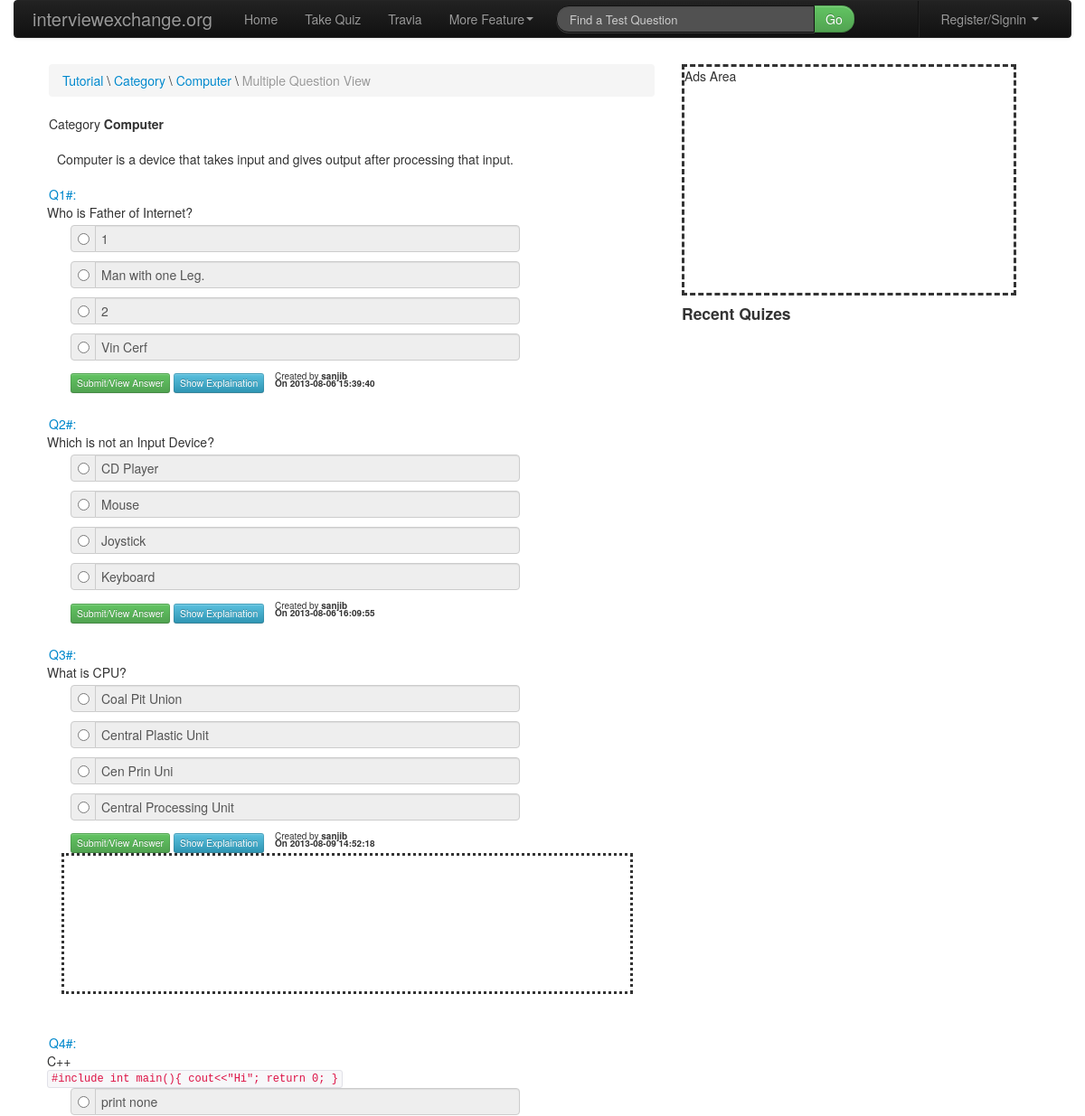
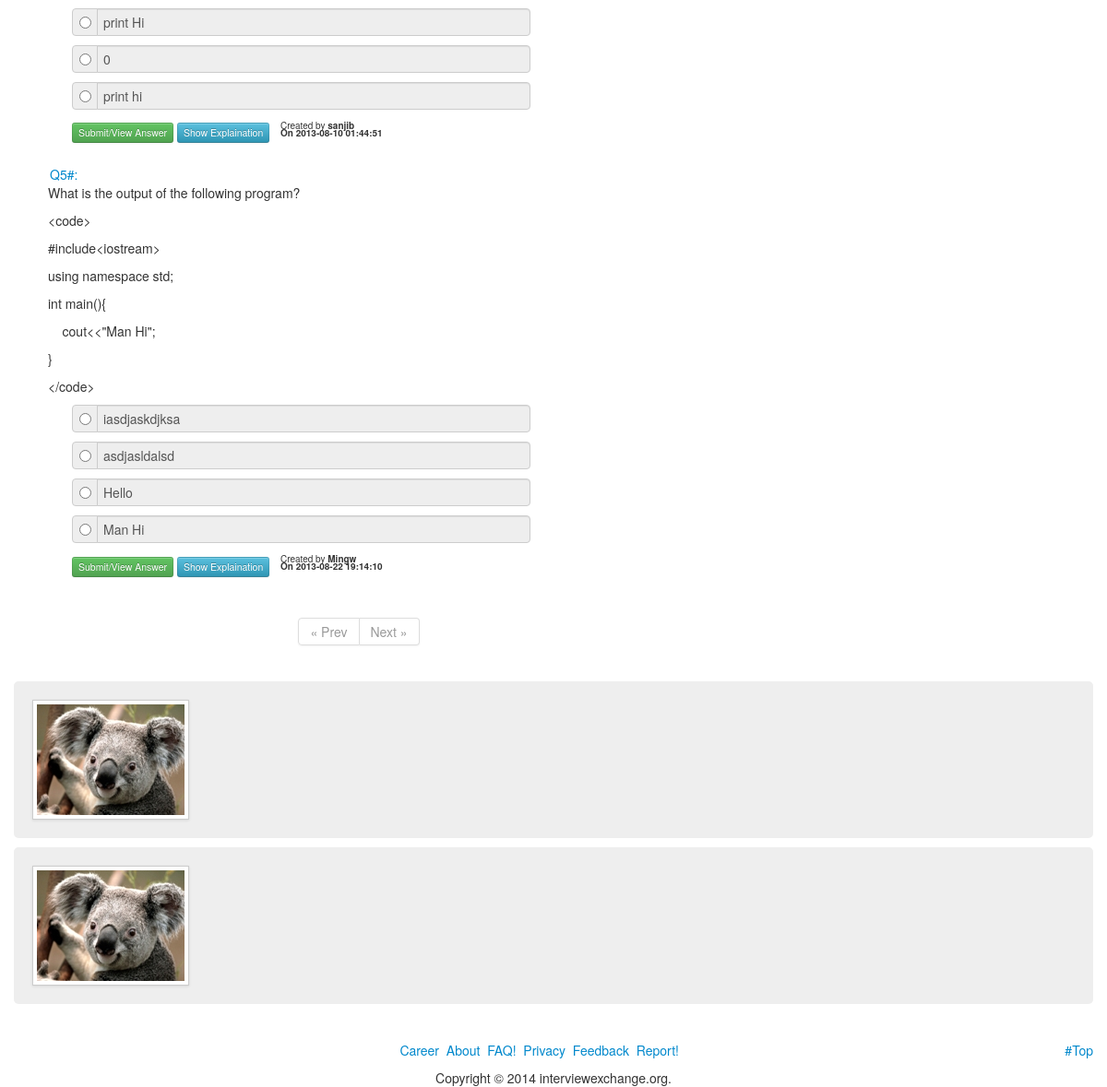
/catq.php, run on an earlier commit of the app's database (2 pictures, top to bottom).
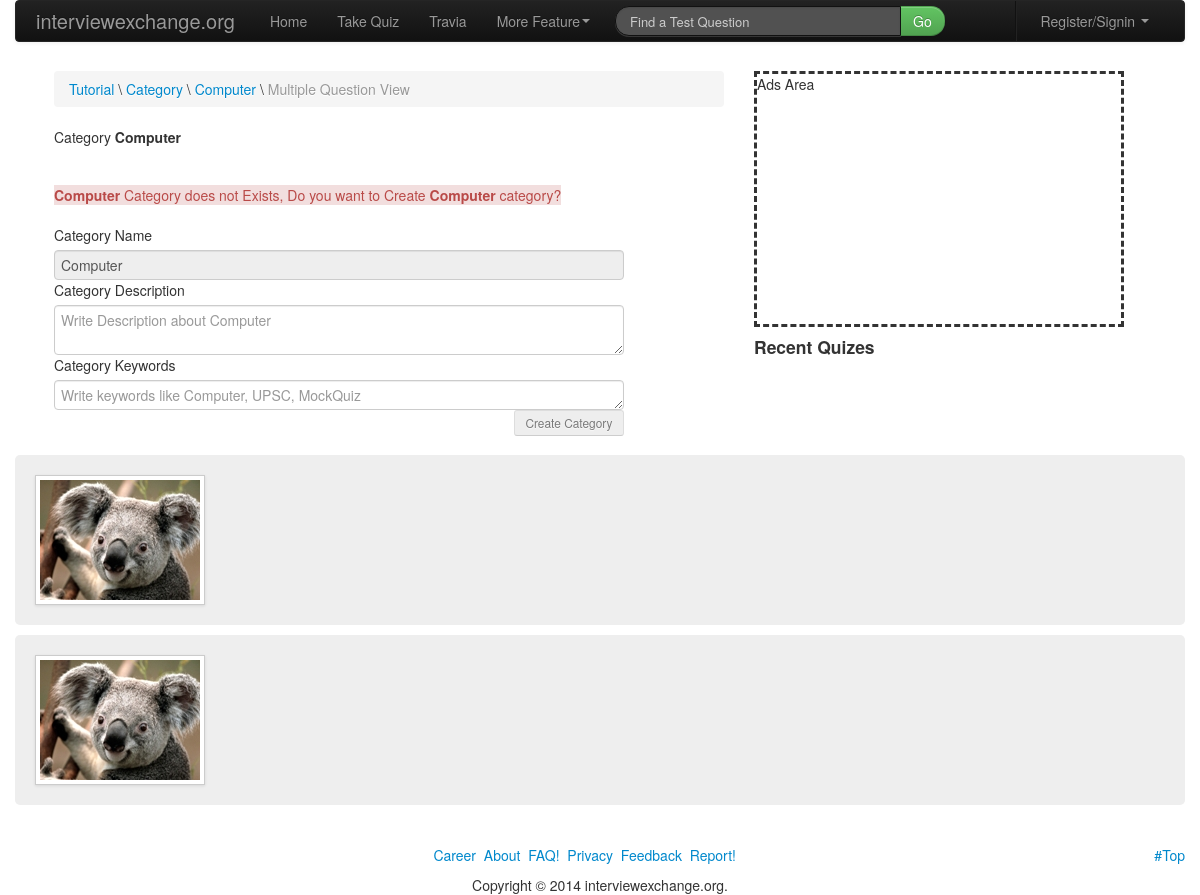
And on a later commit of the database.
### tables this page shows
CREATE TABLE IF NOT EXISTS `type_category` (
  `id` bigint(20) NOT NULL AUTO_INCREMENT,
  `name` varchar(100) DEFAULT NULL,
  `description` varchar(500) DEFAULT NULL,
  `keywords` varchar(500) DEFAULT NULL,
  `created_on` datetime DEFAULT NULL,
  `created_by_uid` bigint(20) NOT NULL,
  `is_verified` tinyint(1) DEFAULT '0',
  PRIMARY KEY (`id`),
  KEY `fk_type_category_User1_idx` (`created_by_uid`)
);

CREATE TABLE IF NOT EXISTS `question` (
  `id` bigint(20) NOT NULL AUTO_INCREMENT,
  `description` varchar(2000) DEFAULT NULL,
  `keywords` varchar(500) DEFAULT NULL,
  `explain` varchar(1000) DEFAULT NULL,
  `created_on` datetime DEFAULT NULL,
  `created_by_uid` bigint(20) NOT NULL,
  `type_category_id` bigint(20) NOT NULL,
  `is_verified` tinyint(1) DEFAULT '0',
  PRIMARY KEY (`id`),
  KEY `fk_question_User1_idx` (`created_by_uid`),
  KEY `fk_question_type_category1_idx` (`type_category_id`)
);

CREATE TABLE IF NOT EXISTS `question_choice` (
  `id` bigint(20) NOT NULL AUTO_INCREMENT,
  `qid` bigint(20) DEFAULT NULL,
  `is_right` tinyint(1) DEFAULT '0',
  `choice` varchar(500) DEFAULT NULL,
  `question_id` bigint(20) NOT NULL,
  PRIMARY KEY (`id`),
  KEY `fk_question_choice_question1_idx` (`question_id`)
);

CREATE TABLE IF NOT EXISTS `user` (
  `uid` bigint(20) NOT NULL AUTO_INCREMENT,
  `username` varchar(100) DEFAULT NULL,
  `name` varchar(250) DEFAULT NULL,
  `email` varchar(250) DEFAULT NULL,
  `hash` varchar(250) DEFAULT NULL,
  `photo` varchar(500) DEFAULT NULL,
  `date` datetime DEFAULT NULL,
  PRIMARY KEY (`uid`),
  UNIQUE KEY `email_UNIQUE` (`email`),
  UNIQUE KEY `username_UNIQUE` (`username`)
);

### inc/functions.php (called while the page is built, shortened)
<?php
class Functions{
		function selectQuery($str){
				$c=new DBCon();
				$con=$c->conN();
				$stmt=$con->prepare($str);
				$stmt->execute();
				$row=$stmt->fetch();
				return $row;
			}
			function selectQueries($str){
				$c=new DBCon();
				$con=$c->conN();
				$stmt=$con->prepare($str);
				$stmt->execute();
				$rows=$stmt->fetchAll();
				return $rows;
			}
			function isLoggedIn(){
					if(isset($_SESSION['user'])&&isset($_SESSION['hash'])){
							$str="SELECT * FROM user WHERE uid='".$_SESSION['user']."' AND hash='".$_SESSION['hash']."' LIMIT 1";
							try{
								$f=new Functions;
								$row=$f->selectQuery($str);
								if(empty($row)){
									@session_start();
									if(isset($_SESSION['user'])&&isset($_SESSION['hash'])){
										unset($_SESSION['user']);
										unset($_SESSION['hash']);
										}
										return !1;
									}
								else{
									return !0;
									}
								}catch(PDOException $e){
									}
						}
					else{
						return !1;
						}
				}
	}
?>

### catq.php (the view, shortened to what the changed rows need)
    <?php
		require_once('inc/functions.php');
		$f=new Functions();
		if($f->isLoggedIn()){
			$login=1;
			}
		else{
			$login=0;
			}
	?>
    <!DOCTYPE HTML PUBLIC "-//W3C//DTD HTML 4.01 Transitional//EN" "http://www.w3.org/TR/html4/loose.dtd">
    <html>
    <head>
    <link href="/quiz/assets/css/bootstrap.min.css" rel="stylesheet" media="screen">
    <link href="/quiz/assets/css/style.css" rel="stylesheet">
    </head>
    <body>
    <div class="container">
    		<?php
				if(isset($_GET['name'])){
						$name=$_GET['name'];
					}
				else{
					$name="Computer";
					}
				if(isset($_GET['start'])){
					$start=$_GET['start'];
					}
				else{
					$start=0;
					}
				if(isset($_GET['end'])){
					$end=$_GET['end'];
					}
				else{
					$end=10;
					}
			?>
        	 <div class="container-fluid well-small">
            	<div class="span7">
                <div>
                	<ul class="breadcrumb">
                    </ul>
                </div>
                <div>
                	<p>Category <strong><?php echo str_replace('_',' ',$name); ?></strong></p>
                    <p class="well-small brand">
                    <?php
                    	$selectCategory="SELECT * FROM type_category WHERE name='$name'";
						$rowCategory=$f->selectQuery($selectCategory);
						echo $rowCategory['description'];
						$cid=$rowCategory['id'];
					?>
                    </p>
                </div>
                	<?php
						if(true){
		 					$start10=$start.'0';
							$str="SELECT * FROM question WHERE type_category_id='".$cid."' LIMIT ".$start10.",".$end."";
							$rows=$f->selectQueries($str);
							if(!empty($rows)){
								$count=$start10+1;
							foreach($rows as $row){
                    ?>
                    <a href="/quiz/tutorial/<?php echo $name.'/question/single/'.$row['id'];?>">Q<?php echo $count;$count=$count+1;?>#:</a>&nbsp;<br><div class="span6 question-description"><?php echo $row['description']; ?></div>
                    <div class="well-large">
                    	<?php
                        	$str="SELECT * FROM question_choice WHERE question_id='".$row['id']."' ORDER BY RAND()";
							try{
									$rows1=$f->selectQueries($str);
									foreach($rows1 as $row1){
											?>
                                            <div class="input-prepend">
                        						<span class="add-on"><input type="radio" name="choice"></span>
                                                <input type="text" class="span5" value="<?php echo $row1['choice']?>" disabled>
                            				</div>
                                            <br/>
                                            <?php
										}
								}
							catch(PDOException $e){
								echo $e->getMessage();
								}
						?>
                        <div>
                        <button type="button" class="btn btn-success btn-mini" data-toggle="collapse" data-target="#ans<?php echo $row['id']?>">Submit/View Answer</button>&nbsp;<button type="button" class="btn btn-info btn-mini" data-toggle="collapse" data-target="#explain<?php echo $row['id']?>">Show Explaination</button>
&nbsp; <div style="display:inline-block;font-size:10px;line-height:8px;padding-top:3px;border-top:3px">Created by <strong><?php
$selectUser="SELECT name FROM user WHERE uid=".$row['created_by_uid']." LIMIT 1"; $rowName=$f->selectQuery($selectUser); echo ''.$rowName['name'].' <br> On '.$row['created_on']; ?></strong></div>
                        </div>
                        <?php
                        if($count==4){
							?>
                            <div style="border:dotted;height:150px;display:block;margin-left:-10px;padding-left:-10px;">
                            </div><br />
                            <?php
							}
						?>
                    </div>
                    <?php }
					?>
                    <div class="pagination pagination-centered">
                        <ul>
                        	<?php
								$rowQuizAll=$f->selectQueries("SELECT * FROM question WHERE type_category_id='".$cid."'");
							?>
                        	<?php
									if($start10<=0)
										$cls='class="disabled"';
									else
										$cls='';
									?>
                                	<li <?php echo $cls;?>><?php if($start10<=0){echo '<a href="#">&laquo; Prev</a>';}else{?><a href="/quiz/tutorial/<?php echo $name?>/multiple/question/set/<?php echo ($start-1)?>">&laquo;Prev</a><?php }?></li>
                                    <?php
									if(($start10+12)>=count($rowQuizAll))
										$crs='class="disabled"';
									else
										$crs='';
									?>
                                    <li <?php echo $crs; ?>><?php if(($start10+12)>=count($rowQuizAll)){echo '<a href="#">Next &raquo;</a>';}else{?><a href="/quiz/tutorial/<?php echo $name?>/multiple/question/set/<?php echo ($start+1)?>">Next &raquo;</a><?php }?></li>
                        </ul>
                    </div>
                    <?php
						}
						else{
							$row=$f->selectQuery("SELECT * FROM type_category WHERE name='".str_replace(' ','_',$name)."' LIMIT 1");
							if(empty($row)){
								echo "<span class=\"alert-error\"><b>$name</b> Category does not Exists, Do you want to Create <strong>$name</strong> category?</span>";
								?>
                                <form class="form-horizontal" method="post" action="/quiz/bin/type_category_add.php">
                                <br>
                            	<label>Category Name</label>
                                <input type="text" value="<?php echo $name; ?>" name="name" class="input-xlarge span6" disabled/>
                                <label>Category Description</label><textarea required name="description" placeholder="Write Description about <?php echo $name; ?>" class="input-xlarge span6"></textarea>
                                <label>Category Keywords</label><textarea required name="keywords" rows="1" placeholder="Write keywords like <?php echo $name?>, UPSC, MockQuiz" class="input-xlarge span6"></textarea><br>
                                <button type="submit" class="btn btn-small pull-right" style="margin-right:15%;" <?php
								if($login){
										echo '';
									}
									else{
										echo 'disabled title="You Must Logged in to Add New Category"';
										}
								?>>Create Category</button>
                            </form>
                            <?php
								}
							}
						}else{
							echo "Can not find your Request";
							}
					?>
           		</div>
		</div>
    </div>
    </body>
    </html>

What changed in the data, as far as the page shows it:
removed type_category: description "Computer is a device that takes input and gives output after processing that input."
removed question: description "Who is Father of Internet?", created_by_uid.name "sanjib", created_on "2013-08-06 15:39:40"
removed question_choice: choice "1", shown under "Who is Father of Internet?"
removed question_choice: choice "Man with one Leg.", shown under "Who is Father of Internet?"
removed question_choice: choice "2", shown under "Who is Father of Internet?"
removed question_choice: choice "Vin Cerf", shown under "Who is Father of Internet?"
removed question: description "Which is not an Input Device?", created_by_uid.name "sanjib", created_on "2013-08-06 16:09:55"
removed question_choice: choice "CD Player", shown under "Which is not an Input Device?"
removed question_choice: choice "Mouse", shown under "Which is not an Input Device?"
removed question_choice: choice "Joystick", shown under "Which is not an Input Device?"
removed question_choice: choice "Keyboard", shown under "Which is not an Input Device?"
removed question: description "What is CPU?", created_by_uid.name "sanjib", created_on "2013-08-09 14:52:18"
removed question_choice: choice "Coal Pit Union", shown under "What is CPU?"
removed question_choice: choice "Central Plastic Unit", shown under "What is CPU?"
removed question_choice: choice "Cen Prin Uni", shown under "What is CPU?"
removed question_choice: choice "Central Processing Unit", shown under "What is CPU?"
removed question: description "C++ #include int main(){ cout<<\"Hi\"; return 0; }", created_by_uid.name "sanjib", created_on "2013-08-10 01:44:51"
removed question_choice: choice "print none", shown under "C++ #include int main(){ cout<<\"Hi\"; return 0; }"
removed question_choice: choice "print Hi", shown under "C++ #include int main(){ cout<<\"Hi\"; return 0; }"
removed question_choice: choice "0", shown under "C++ #include int main(){ cout<<\"Hi\"; return 0; }"
removed question_choice: choice "print hi", shown under "C++ #include int main(){ cout<<\"Hi\"; return 0; }"
removed question: description "What is the output of the following program? <code> #include<iostream> using namespace std; int main(){ cout<<\"Man Hi\"; } </code>", created_by_uid.name "Mingw", created_on "2013-08-22 19:14:10"
removed question_choice: choice "iasdjaskdjksa", shown under "Mingw"
removed question_choice: choice "asdjasldalsd", shown under "Mingw"
removed question_choice: choice "Hello", shown under "Mingw"
removed question_choice: choice "Man Hi", shown under "Mingw"
Also different on the page:
$name: (not shown) → "Computer"
form field name: (not shown) → "Computer"
form field description: (not shown) → "Write Description about Computer"
form field keywords: (not shown) → "Write keywords like Computer, UPSC, MockQuiz"
text no longer shown: "« Prev Next »"
text now shown: "Category does not Exists, Do you want to Create category? Category Name Category Description Category Keywords Create Category"
